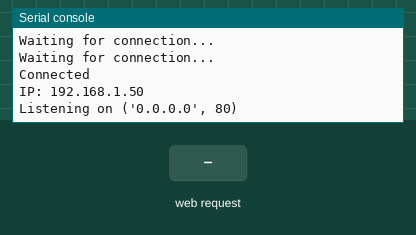
The program below on a simulated Raspberry Pi Pico running MicroPython. Shown: the last lines printed to the serial console. Inputs (shaded band) come from the test bench. WiFi joins after 1.5 s.

Above: at 3.2 s.
3.3 s: HTTP request GET /toggle received
At 4.5 s:
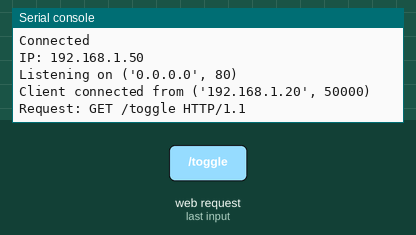
4.8 s: HTTP request GET / received
At 5.9 s:
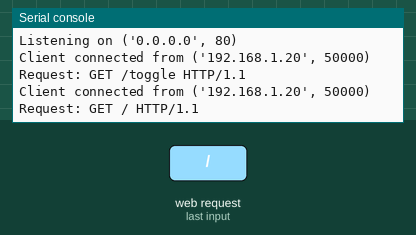

The program:

interactive_gpio.py
```python
import network
import socket
import time
import os
from machine import Pin

specs = str(os.uname()[4])
state = "Ready"

# Wi-Fi
ssid = "WIFI"
password = "PASSWD"

wlan = network.WLAN(network.STA_IF)
wlan.active(True)
wlan.connect(ssid, password)

max_wait = 10
while max_wait > 0:
    if wlan.status() < 0 or wlan.status() >= 3:
        break
    print("Waiting for connection...")
    max_wait -= 1
    time.sleep(1)

if wlan.status() != 3:
    raise RuntimeError("Network connection failed")

print("Connected")
print("IP:", wlan.ifconfig()[0])

# HTML
html = f"""
<!DOCTYPE html>
<html>

<head>
    <title>MyPicoResume</title>
</head>

<body>
    <h1>Pico Playground</h1>
    <p>Device Information: {specs}</p>
    <p>Type the GPIO Number to trigger that specfic pin.<br></p>
    <form action="/toggle" method="GET">
    <input type="text" name="cmd" placeholder="GPIO Number">
    <input type="submit" value="Toggle LED">
    </form>
    <p>{state}</p>
    <p>This is an introduction to the Raspberry Pi Pico 2W using its networking abilites.</p>
    <h3>About Me</h3>
    <p> My name is Ritvik Sharma. I am Exploring software engineering internal systems, and low-level programming.</p>
</body>

</html>
"""

addr = socket.getaddrinfo("0.0.0.0", 80)[0][-1]

s = socket.socket()
s.bind(addr)
s.listen(1)

print("Listening on", addr)

while True:
    try:
        cl, client_addr = s.accept()
        print("Client connected from", client_addr)

        request = cl.recv(1024).decode()
        request_line = request.split("\r\n")[0]
        print("Request:", request_line)

        method, path, _ = request_line.split()
        route, _, query = path.partition("?")
        params = {}

        for pair in query.split("&"):
            if "=" in pair:
                k, v = pair.split("=", 1)
                params[k] = v

        if "cmd" in params:
            cmd = params["cmd"].strip().lower()

            if cmd == "led":
                pin = Pin("LED", Pin.OUT)
                pin.toggle()
                state = "On-board LED toggled"

            else:
                try:
                    gpio = int(cmd)

                    if gpio >= 0:
                        pin = Pin(gpio, Pin.OUT)
                        pin.toggle()
                        state = f"GPIO {gpio} toggled"
                    else:
                        state = "Invalid GPIO"

                except ValueError:
                    state = "Invalid command"

        else:
            state = "No command provided"


        response = html.format(state)

        cl.send(b"HTTP/1.0 200 OK\r\nContent-Type: text/html\r\n\r\n")
        cl.send(response.encode())

        cl.close()

    except OSError as e:
        print("Connection error:", e)
        cl.close()
```

Measured:
- after the input at 3.3 s, the serial console: prints a new line at once (image 1)
- after the input at 4.8 s, the serial console: prints a new line at once (image 2)
